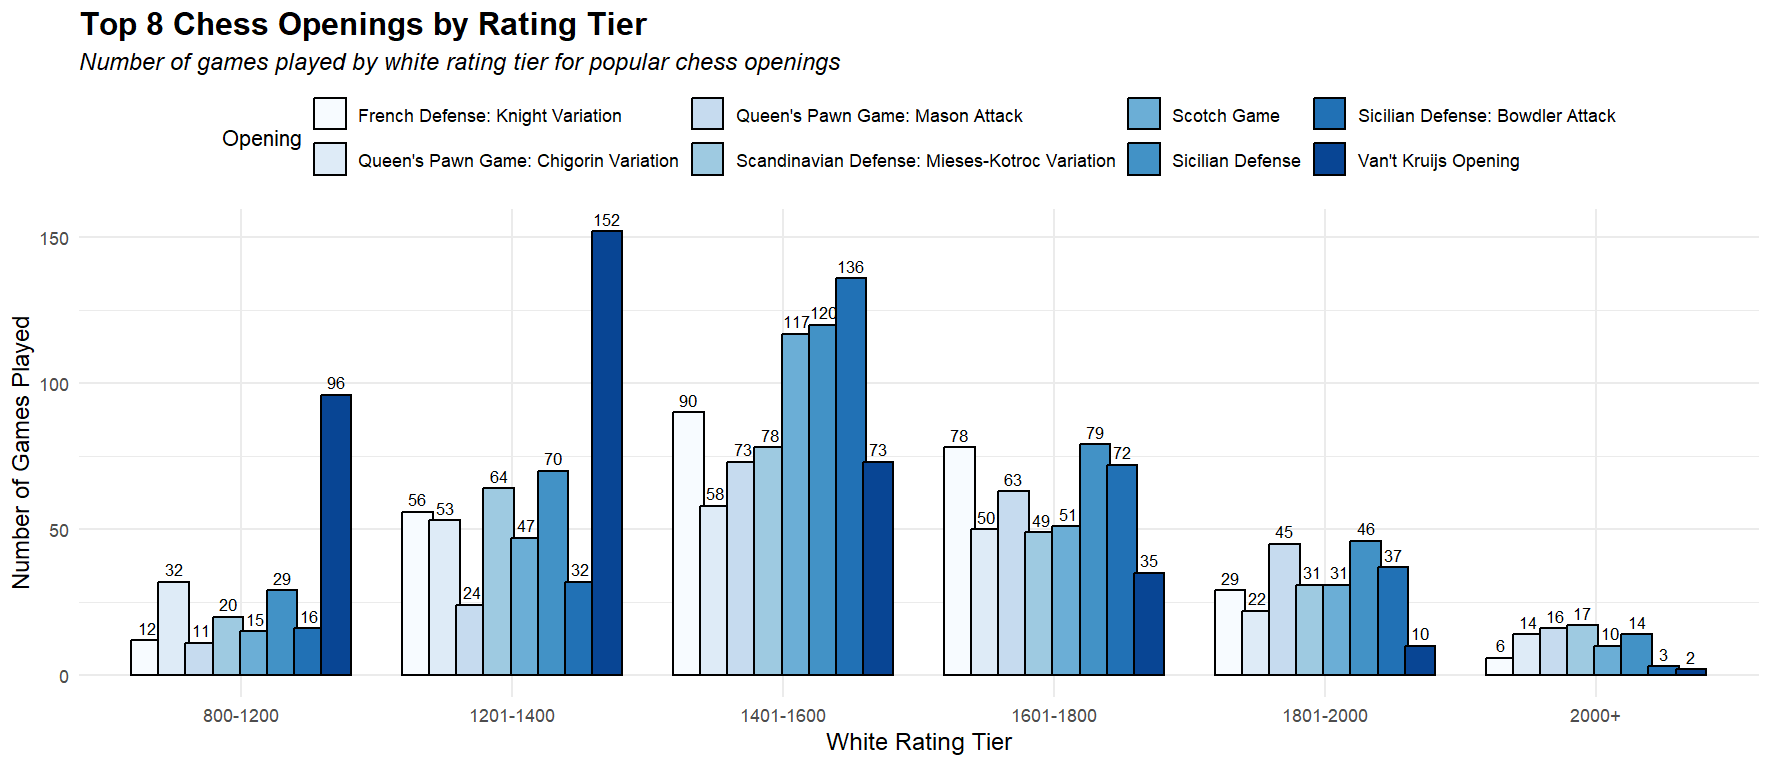

Write R code to recreate this figure.

# TidyTuesday Week 40. 
# The chess dataset this week comes from Lichess.org via Kaggle/Mitchell J.

# Load library 
library(tidyverse)

# Load the data
chess <- read_csv('https://raw.githubusercontent.com/rfordatascience/tidytuesday/master/data/2024/2024-10-01/chess.csv')

# Add rating tiers to the dataset
rating_bins <- c(800, 1200, 1400, 1600, 1800, 2000, Inf)
rating_labels <- c("800-1200", "1201-1400", "1401-1600", "1601-1800", "1801-2000", "2000+")

chess <- 
  chess %>%
  mutate(
    white_rating_tier = cut(white_rating, breaks = rating_bins, labels = rating_labels, include.lowest = TRUE)
  )

opening_stats <- 
  chess %>%
  filter(!is.na(opening_name)) %>%
  group_by(opening_name, white_rating_tier) %>%
  summarize(games_played = n(), .groups = 'drop')

top_openings <- 
  opening_stats %>%
  group_by(opening_name) %>%
  summarize(total_games = sum(games_played)) %>%
  top_n(8, total_games) %>%
  pull(opening_name)

opening_stats_filtered <- 
  opening_stats %>%
  filter(opening_name %in% top_openings)

# Plot 
opening_stats_filtered %>% 
  ggplot(aes(x = white_rating_tier, y = games_played, fill = opening_name)) +
  geom_bar(stat = "identity", position = position_dodge(width = 0.8), color = "black") +
  geom_text(
    aes(label = games_played),
    position = position_dodge(width = 0.8),
    vjust = -0.5,
    size = 3
  ) +
  labs(
    title = "Top 8 Chess Openings by Rating Tier",
    subtitle = "Number of games played by white rating tier for popular chess openings",
    x = "White Rating Tier",
    y = "Number of Games Played",
    fill = "Opening"
  ) +
  scale_fill_brewer(palette = "Blues") +
  theme_minimal() +
  theme(
    plot.title = element_text(face = "bold", size = 16),
    plot.subtitle = element_text(size = 12, face = "italic"),
    axis.title = element_text(size = 12),
    legend.position = "top"
  )
